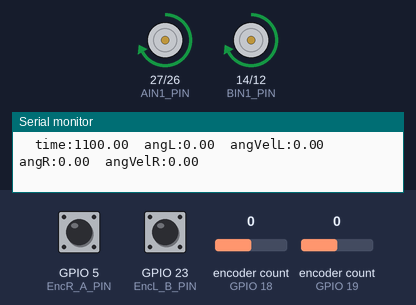
Bench run of a sketch on a simulated ESP32. On the bench: motor-driver pin pairs drawn as motors (green arrow = first pin HIGH = forward, orange = second pin HIGH = backward, longer = more drive, scaled by the enable pin), the last lines printed to the serial monitor. The inputs (shaded band) are chosen by the test bench; at power-on: GPIO 5 (EncR_A_PIN) HIGH, GPIO 23 (EncL_B_PIN) HIGH, encoder count (sensors on GPIO 18, GPIO 19) 0.

Above: at 1.2 s.
At 10.2 s:
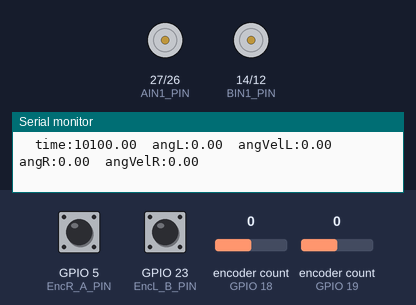
Timing chart, 0 to 11.7 s (numbered marks = the images above):
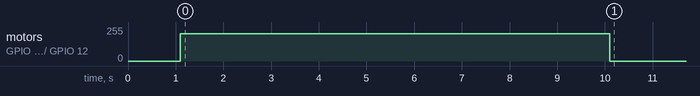

Measured:
- by itself, motor on GPIO 27 (AIN1_PIN) / GPIO 26 (AIN2_PIN), motor on GPIO 14 (BIN1_PIN) / GPIO 12 (BIN2_PIN): stopped → forward 204/255 at 1.1 s, → stopped 9.0 s later

The sketch:

Prog_wheelAngvel_twowheel.ino
```cpp
/* -----------------------------------------------------------------------------
 *  Prog_whttlRotate_pwm1_func.ino:
 * ESP32_DevKitC_ver4+TB6612FNG モータドライバでモータを回すプログラム
 * LEDCでpwmを出力し、両車輪の角速度を計測するプログラム 10s間回転後、停止。
 * アクチュエータは、pololuのエンコーダ付きDS-16413-DG01D-Eで確認済み。
 * 2020.03.23  by jeong
--------------------------------------------------------------------------------*/


#include <RotaryEncoder.h>  //エンコーダを使うためのライブラリのインクルード
#include <Ticker.h>         //タイマー割込みを使うためのライブラリのインクルード

//-------------グルーバル定義(プログラム内で値が変わらないものを定義しておく）

//pwm発生用のタイマーチャンネル用定義
#define LEDC_CHANNEL_0 0       //左車輪用pwmA チャンネル0
#define LEDC_CHANNEL_1 1       //右車輪用pwmB チャンネル1
#define LEDC_TIMER_BIT 13      //LEDC PWMタイマー 13bit
#define LEDC_SERVO_FREQ 2500   //pwm 周波数2.5khz

//モータドライバ制御用PIN番号の定義
#define PWMA_PIN 25    //左車輪用PWM出力用IO pin番号
#define AIN2_PIN 26    //左車輪用方向制御用IO pin番号
#define AIN1_PIN 27    //左車輪用方向制御用IO pin番号
#define BIN2_PIN 12    //右車輪用方向制御用IO pin番号
#define BIN1_PIN 14    //右車輪用方向制御用IO pin番号
#define PWMB_PIN 13    //右車輪用PWM出力用IO pin番号
#define dutyMax 100     //車輪用dutyの最大値

//エンコーダ読み込み用PIN番号の定義
#define EncL_A_PIN 19   // 左車輪用Encoder A相入力ピン
#define EncL_B_PIN 23   // 左車輪用Encoder B相入力ピン
#define EncR_A_PIN 5    // 右車輪用Encoder A相入力ピン
#define EncR_B_PIN 18   // 右車輪用Encoder B相入力ピン　　
#define Cnt2Ang    360./132.  //カウンター値を角度に変換 角度= CNT*(360度/1回転時のカウンター値）

//----------関数定義
void motorOutputL(int mDuty);  //左モータドライバにduty比を与える関数
void motorOutputR(int mDuty);  //右モータドライバにduty値を与える関数
void IRAM_ATTR ISR();
void timerloop();                   //タイマー割込み timerloop関数

//-------変数定義
Ticker timerLoop;
RotaryEncoder encoderL(EncL_A_PIN, EncL_B_PIN);   //IO19とIO23を左車輪カウンター入力用として設定
RotaryEncoder encoderR(EncR_B_PIN, EncR_A_PIN);   //IO5とIO18を右車輪　　”　（左車輪と逆方向）
int dutyRatioL=0;                                 //左車輪用dutyRatio用変数
int dutyRatioR=0;                                 //右車輪用dutyRatio用変数
float newAngL = 0;                                //左車輪用回転角度用変数
float newAngR = 0;                                //右車輪用回転角度用変数
double newAngVelL=0;                              //左車輪用回転角速度変数
double newAngVelR=0;                              //右車輪用回転角速度変数
double SAMP_TIMEms =100;                          //タイマー割込み時間

///////////SETUP///////////////////////////////
void setup(){

  //Serial_1との通信速度(PCとの通信)
  Serial.begin(115200);          //9600 bpsに設定

  //--【PIN mode（機能）の設定】　
  pinMode(PWMA_PIN,OUTPUT);    //PWMA_PINをpwm用のOUTPUTに設定
  pinMode(AIN1_PIN,OUTPUT);    //AIN1_PINを回転方向用のOUTPUTに設定
  pinMode(AIN2_PIN,OUTPUT);    //AIN1_PINを回転方向用のOUTPUTに設定
  pinMode(PWMB_PIN,OUTPUT);    //PWMB_PINをpwm用のOUTPUTに設定
  pinMode(BIN1_PIN,OUTPUT);    //BIN1_PINを回転方向用のOUTPUTに設定
  pinMode(BIN2_PIN,OUTPUT);    //BIN2_PINを回転方向用のOUTPUTに設定


  //--【LEDCの設定】
  ledcSetup(LEDC_CHANNEL_0, LEDC_SERVO_FREQ, LEDC_TIMER_BIT);  //左車輪用LEDC_CHANNEL_0の設定
  ledcSetup(LEDC_CHANNEL_1, LEDC_SERVO_FREQ, LEDC_TIMER_BIT);  //右車輪用LEDC_CHANNEL_1の設定

  //--【LEDCとpwm用pinの接続】
  ledcAttachPin(PWMA_PIN, LEDC_CHANNEL_0);      //LEDC_CHANNEL_0をPWMA_PINへ出力
  ledcAttachPin(PWMB_PIN, LEDC_CHANNEL_1);      //LEDC_CHANNEL_1をPWMB_PINへ出力
  delay(1000);

   //--【Encoder用pinを外部interruptに設定】
  attachInterrupt(EncL_A_PIN,ISR,CHANGE);   //IO19番ピンを外部割込み用として設定
  attachInterrupt(EncL_B_PIN,ISR,CHANGE);   //IO23番ピンを外部割込み用として設定
  attachInterrupt(EncR_A_PIN,ISR,CHANGE);   //IO5番ピンを外部割込み用として設定
  attachInterrupt(EncR_B_PIN,ISR,CHANGE);   //IO18番ピンを外部割込み用として設定

  timerLoop.attach_ms(SAMP_TIMEms,timerloop);  //timerloop関数をSAMP_TIMEmsで設定
}


//------- プログラムループ(繰り返し実行)
void loop() {
  }


void timerloop(){

 double time_ms = millis();               //プログラムの実行時間を計測

 newAngL = getAngleL();                   //角度計算関数の実行
 newAngVelL = getAngVelL();               //角速度計算関数の実行
 newAngR = getAngleR();                   //角度計算関数の実行
 newAngVelR = getAngVelR();               //角速度計算関数の実行


 //--【左車輪をdutyRatio=60%で回転】
 if( time_ms > 10000 ) dutyRatioL = 0;    //10sになったら、左車輪を止める
 else dutyRatioL = 80;

 //--【右車輪をdutyRatio=60%で回転】
 if( time_ms > 10000 ) dutyRatioR = 0;    //10sになったら、右車輪を止める
 else dutyRatioR = 80;

  motorOutputL(dutyRatioL);
  motorOutputR(dutyRatioR);

  //--【counter値と車輪角度を表示」
  Serial.print("  time:");  Serial.print(time_ms);
  Serial.print("  angL:");  Serial.print(newAngL);
  Serial.print("  angVelL:");  Serial.print(newAngVelL);
  Serial.print("  angR:");  Serial.print(newAngR);
  Serial.print("  angVelR:");  Serial.print(newAngVelR);
  Serial.println();

 }


/*------------------------------------------
 * float getAngleL()
 * 引数：なし
 * 返り値：angle
 * 左車輪の角度(degee)を計算して返す関数
-------------------------------------------- */
float getAngleL(){

  //--【counter値の読み込み】
  int newCnt = encoderL.getPosition();  //左車輪のカウンター値を読み込む

  //--【counter値を角度に車輪の角度に換算】
  float angle = newCnt*Cnt2Ang;       //左車輪の角度を計算

  return angle;
}


/*------------------------------------------
 * float getAngleR()
 * 引数：なし
 * 返り値：angle
 * 右車輪の角度(degee)を計算して返す関数
-------------------------------------------- */
float getAngleR(){

  //--【counter値の読み込み】
  int newCnt = encoderR.getPosition();  //左車輪のカウンター値を読み込む

  //--【counter値を角度に車輪の角度に換算】
  float angle = newCnt*Cnt2Ang;       //左車輪の角度を計算

  return angle;
}


/*------------------------------------------
 * float getAngVelL()
 * 引数：なし
 * 返り値：angleVel
 * 左車輪の角度(degee)を計算して返す関数
-------------------------------------------- */
double getAngVelL(){

  static int oldCnt=0;                              //１サイクルタイム前のカウント格納用変数
  int newCnt=encoderL.getPosition();                //現在のカウント読み込み
  double diffAngle = (newCnt-oldCnt)*Cnt2Ang;       //角度差分値計算
  double angleVel = diffAngle/(SAMP_TIMEms*0.001);  //角速度の計算

  oldCnt = newCnt;                                   //現在のカウントを次回の計算のために保存

  return angleVel;
}


/*------------------------------------------
 * float getAngVelR()
 * 引数：なし
 * 返り値：angleVel
 * 右車輪の角度(degee)を計算して返す関数
-------------------------------------------- */
double getAngVelR(){

  static int oldCnt=0;                              //１サイクルタイム前のカウント格納用変数
  int newCnt=encoderR.getPosition();                //現在のカウント読み込み
  double diffAngle = (newCnt-oldCnt)*Cnt2Ang;       //角度差分値計算
  double angleVel = diffAngle/(SAMP_TIMEms*0.001);  //角速度の計算

  oldCnt = newCnt;                                   //現在のカウントを次回の計算のために保存

  return angleVel;
}


/*--------------------------------------------
 * void motorOutputL(int mDuty)
 * 引数：mDuty (duty比)
 * 返り値：なし
 * 回転方向、duty制限後のduty値を計算し出力する関数*
 ----------------------------------------------*/
void motorOutputL(int mDuty){

   uint32_t duty = 0;

  //--【引数のduty比を、正と負にわけて処理】
   if(mDuty < 0) {
      digitalWrite(AIN1_PIN,LOW);            //時計方向(-)回転
      digitalWrite(AIN2_PIN,HIGH);
      mDuty = -1*mDuty;                      //duty比を正の数に変換
      if(mDuty > 100) mDuty = 100;           //duty比を100%に制限
      duty = (mDuty/100.)*8192;             //正の整数に変換(duty 100の場合8192)　　
      ledcWrite(LEDC_CHANNEL_0,duty);        //LEDC_CHANNELへpwmを出力
   }
   else {
      digitalWrite(AIN1_PIN,HIGH);           //反時計方向(+)回転
      digitalWrite(AIN2_PIN,LOW);
      mDuty =  1*mDuty;
      if(mDuty > 100) mDuty = 100;
      duty = (mDuty/100.)*8192;
      ledcWrite(LEDC_CHANNEL_0,duty);
   }
}


/*--------------------------------------------
 * void motorOutputR(int mDuty)
 * 引数：mDuty (duty比)
 * 返り値：なし
 * 右車輪の回転方向、duty制限後のduty値を計算し出力する関数*
 ----------------------------------------------*/
 void motorOutputR(int mDuty){

   uint32_t duty = 0;

  //--【引数のduty比を、正と負にわけて処理】
   if(mDuty < 0) {
      digitalWrite(BIN1_PIN,LOW);            //時計方向(-)回転
      digitalWrite(BIN2_PIN,HIGH);
      mDuty = -1*mDuty;                      //duty比を正の数に変換
   }
   else {
      digitalWrite(BIN1_PIN,HIGH);           //反時計方向(+)回転
      digitalWrite(BIN2_PIN,LOW);
      mDuty =  1*mDuty;
   }

   if(mDuty > 100) mDuty = 100;           //duty比を100%に制限
   duty = (mDuty/100.)*8192;             //正の整数に変換(duty 100の場合8192)　　
   ledcWrite(LEDC_CHANNEL_1,duty);        //LEDC_CHANNELへpwmを出力

}


/*--------------------------------------------
 * void IRAM_ATTR ISR()
 * 引数：なし　 返り値：なし
 * Encoder外部割込みサービスの呼び出し
 ----------------------------------------------*/
void IRAM_ATTR ISR() {
  encoderL.tick();               //左車輪用エンコーダの状態を確認
  encoderR.tick();               //右車輪用エンコーダの状態を確認
}
```
